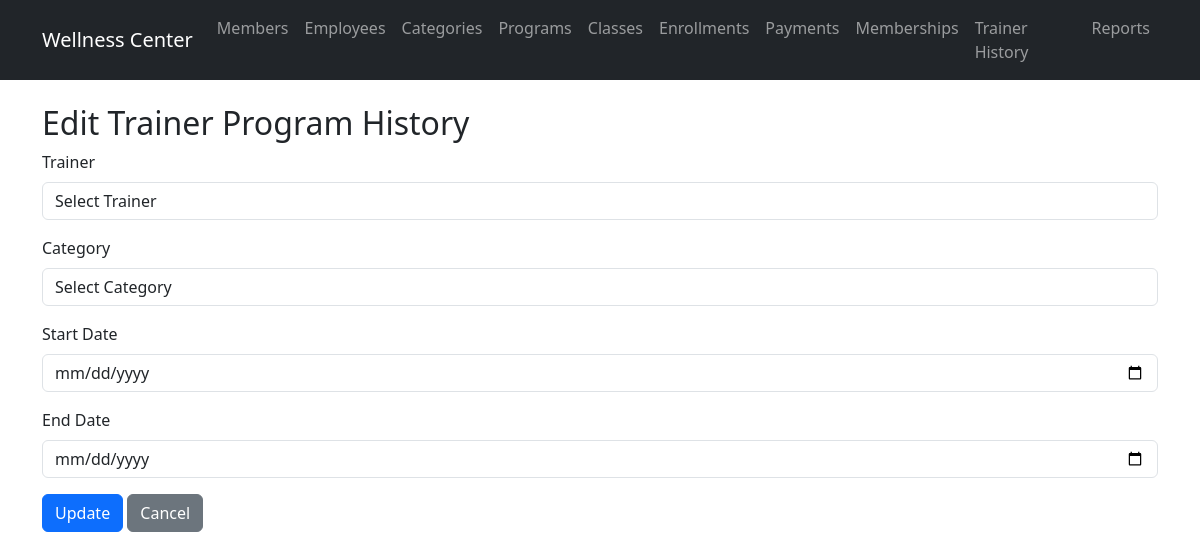
Page /routes/trainerprogramhistory/edit.php?id=1 on the earlier database version.
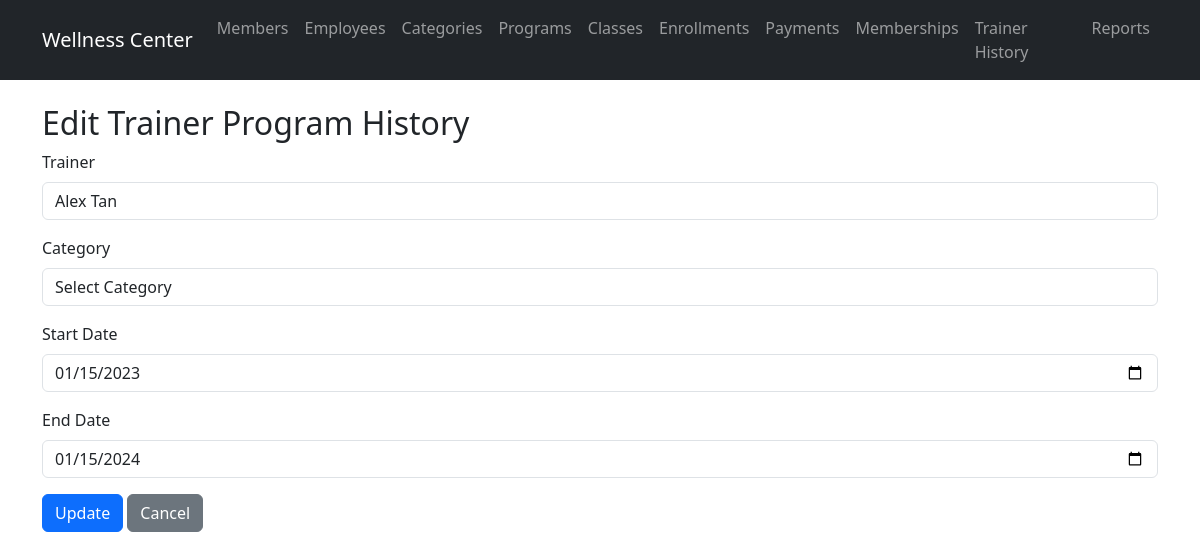
Same page on the later database version.
### tables this page shows
CREATE TABLE `trainer_program_history` (
  `history_id` int(11) NOT NULL,
  `employee_id` int(11) NOT NULL,
  `program_category` varchar(50) NOT NULL,
  `start_date` date NOT NULL,
  `end_date` date DEFAULT NULL
);

CREATE TABLE `trainer` (
  `employee_id` int(11) NOT NULL,
  `expertise` varchar(100) DEFAULT NULL,
  `certification` varchar(100) DEFAULT NULL
);

CREATE TABLE `employee` (
  `employee_id` int(11) NOT NULL,
  `employee_name` varchar(100) NOT NULL,
  `employee_ic` varchar(20) NOT NULL,
  `employee_contact` varchar(30) NOT NULL,
  `gender` varchar(10) DEFAULT NULL,
  `date_of_birth` date DEFAULT NULL,
  `date_working` date DEFAULT NULL,
  `employee_salary` decimal(10,2) DEFAULT NULL,
  `employee_type` enum('C','T') NOT NULL
);

### models/TrainerProgramHistory.php (called while the page is built, shortened)
<?php
require_once __DIR__ . '/../config/database.php';
class TrainerProgramHistory {
    public $pdo;
    public function __construct() {
        global $pdo;
        $this->pdo = $pdo;
    }
    public function getById($id) {
        $stmt = $this->pdo->prepare("
            SELECT tph.*, e.employee_name, pc.category_name
            FROM trainer_program_history tph
            JOIN employee e ON tph.employee_id = e.employee_id
            JOIN program_category pc ON tph.program_category = pc.category_name
            WHERE tph.history_id = ?
        ");
        $stmt->execute([$id]);
        return $stmt->fetch(PDO::FETCH_ASSOC);
    }
}
?>

### models/Trainer.php (called while the page is built, shortened)
<?php
require_once __DIR__ . '/../config/database.php';
class Trainer {
    public $pdo;
    public function __construct() {
        global $pdo;
        $this->pdo = $pdo;
    }
    public function getAll() {
        $stmt = $this->pdo->query("SELECT t.employee_id, e.employee_name, e.employee_type, t.expertise, t.certification FROM trainer t JOIN employee e ON t.employee_id = e.employee_id");
        return $stmt->fetchAll(PDO::FETCH_ASSOC);
    }
}
?>

### routes/trainerprogramhistory/edit.php (the view, shortened to what this page needs)
<?php
require_once '../../models/TrainerProgramHistory.php';
require_once '../../models/Trainer.php';
$history = new TrainerProgramHistory();
$trainerModel = new Trainer();
$trainers = $trainerModel->getAll();
$id = $_GET['id'];
$data = $history->getById($id);
include '../../views/header.php';
?>
<h2>Edit Trainer Program History</h2>
<form method="post">
    <div class="mb-3">
        <label for="employee_id" class="form-label">Trainer</label>
        <select class="form-control" id="employee_id" name="employee_id" required>
            <option value="">Select Trainer</option>
            <?php foreach ($trainers as $t): ?>
            <option value="<?php echo $t['employee_id']; ?>" <?php echo ($t['employee_id'] == $data['employee_id']) ? 'selected' : ''; ?>><?php echo $t['employee_name']; ?></option>
            <?php endforeach; ?>
        </select>
    </div>
    <div class="mb-3">
        <label for="category_id" class="form-label">Category</label>
        <select class="form-control" id="category_id" name="category_id" required>
            <option value="">Select Category</option>
        </select>
    </div>
    <div class="mb-3">
        <label for="start_date" class="form-label">Start Date</label>
        <input type="date" class="form-control" id="start_date" name="start_date" value="<?php echo $data['start_date']; ?>" required>
    </div>
    <div class="mb-3">
        <label for="end_date" class="form-label">End Date</label>
        <input type="date" class="form-control" id="end_date" name="end_date" value="<?php echo $data['end_date']; ?>">
    </div>
    <button type="submit" class="btn btn-primary">Update</button>
    <a href="view.php" class="btn btn-secondary">Cancel</a>
</form>
<?php include '../../views/footer.php'; ?>

Differences in the rows shown:
now on this page (row edited): trainer_program_history: employee_id "Alex Tan", start_date "01/15/2023", end_date "01/15/2024"
Other differences:
form field employee_id: "Select Trainer" → (not shown)
